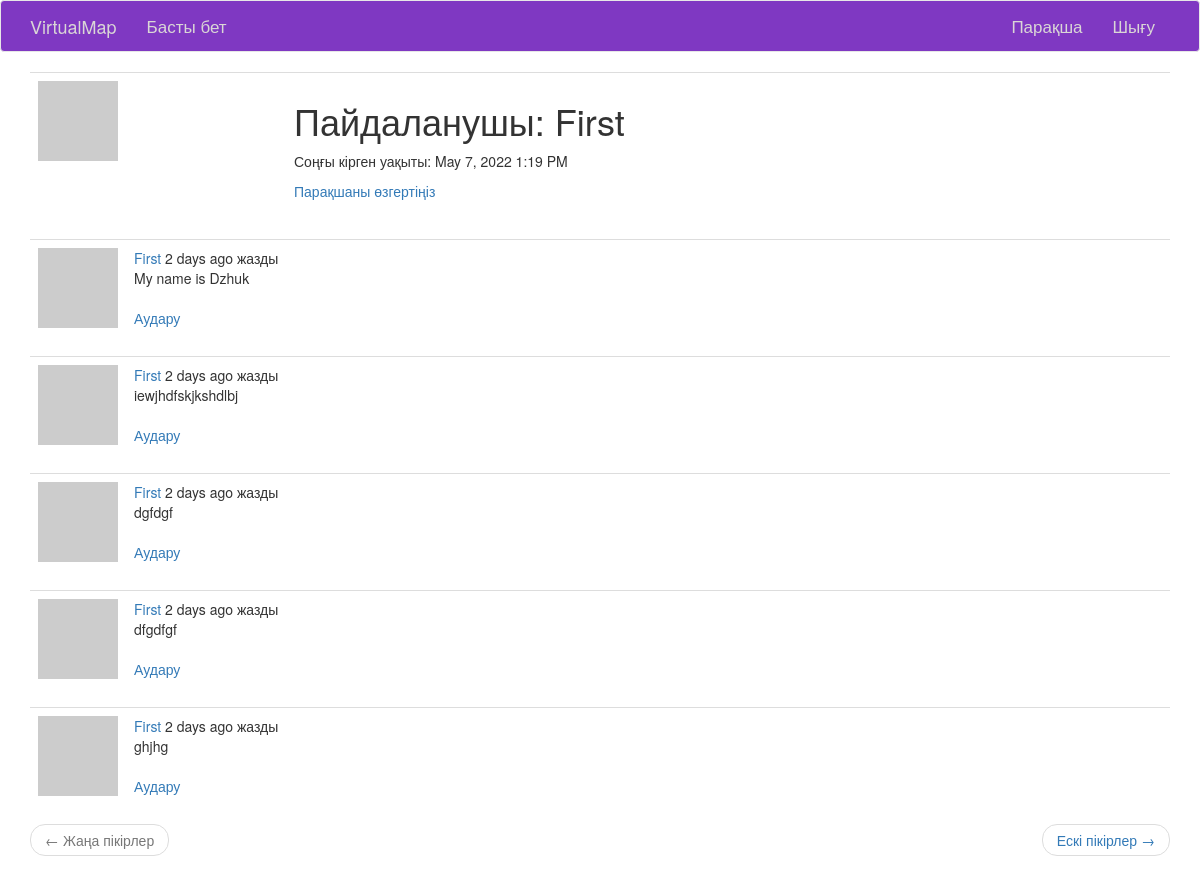
/user/First (signed in), run on an earlier commit of the app's database.
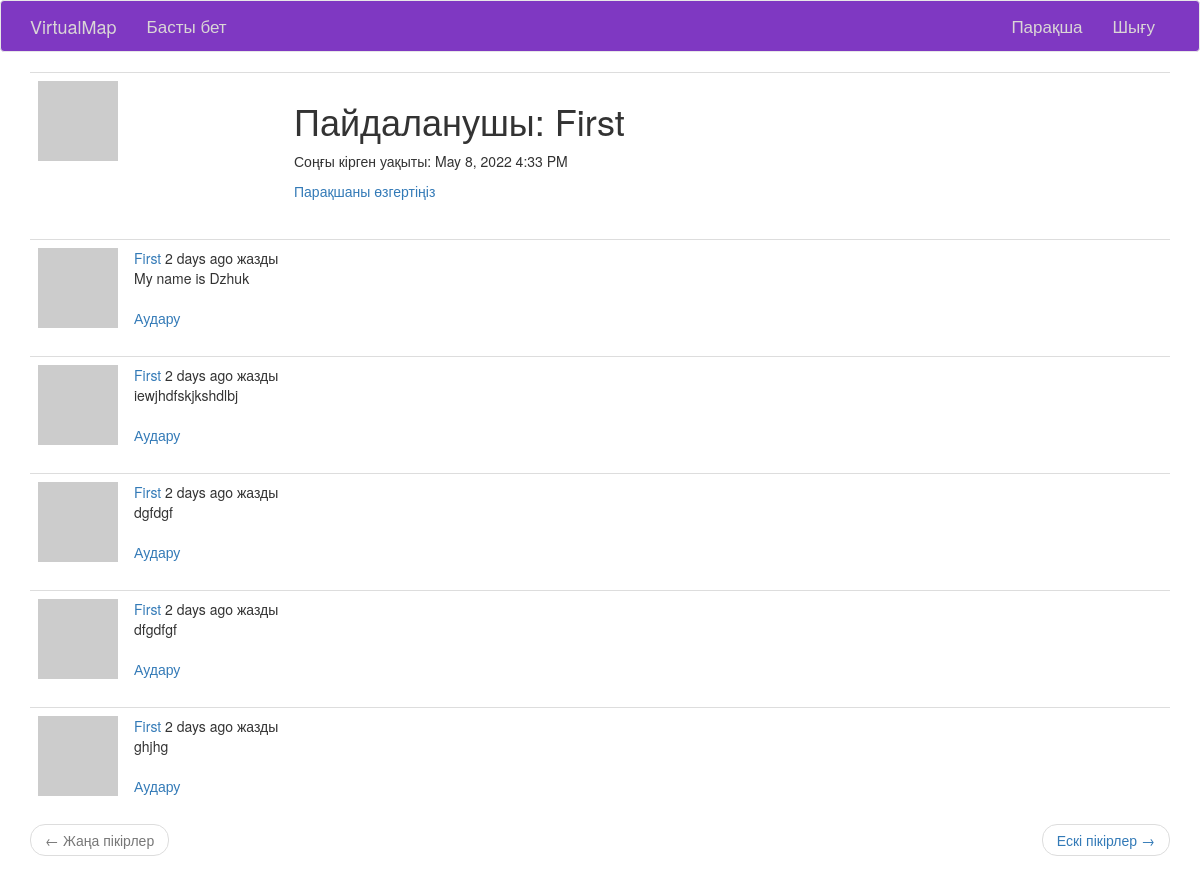
And on a later commit of the database.
### app/models.py (models this page shows, shortened)
class User(UserMixin, db.Model):
    id = db.Column(db.Integer, primary_key=True)
    username = db.Column(db.String(64), index=True, unique=True)
    email = db.Column(db.String(120), index=True, unique=True)
    password_hash = db.Column(db.String(128))
    posts = db.relationship('Post', backref='author', lazy='dynamic')
    about_me = db.Column(db.String(140))
    last_seen = db.Column(db.DateTime, default=datetime.utcnow)
    def avatar(self, size):
        digest = md5(self.email.lower().encode('utf-8')).hexdigest()
        return 'https://www.gravatar.com/avatar/{}?d=identicon&s={}'.format(
            digest, size)

class Post(db.Model):
    id = db.Column(db.Integer, primary_key=True)
    body = db.Column(db.String(140))
    timestamp = db.Column(db.DateTime, index=True, default=datetime.utcnow)
    user_id = db.Column(db.Integer, db.ForeignKey('user.id'))
    area_id = db.Column(db.Integer, db.ForeignKey('area.id'))
    language = db.Column(db.String(5))

### app/main/routes.py (the view)
@blueprint.route('/user/<username>')
@login_required
def user(username):
    user = db.session.query(User).filter(User.username == username).first_or_404()
    page = request.args.get('page', 1, type=int)
    posts = user.posts.order_by(Post.timestamp.desc()).paginate(
        page, current_app.config['POSTS_PER_PAGE'], False)
    next_url = url_for('main.user', username=user.username, page=posts.next_num) \
        if posts.has_next else None
    prev_url = url_for('main.user', username=user.username, page=posts.prev_num) \
        if posts.has_prev else None
    params = {
        "user": user,
        "posts": posts.items,
        'next_url': next_url,
        'prev_url': prev_url
    }
    return render_template('main/user.html', **params)

### app/main/routes.py (called while the page is built)
@blueprint.before_request
def before_request():
    if current_user.is_authenticated:
        current_user.last_seen = datetime.utcnow()
        db.session.commit()
    g.locale = str(get_locale())

### app/models.py (called while the page is built)
@login.user_loader
def load_user(id):
    return User.query.get(int(id))

### app/main/templates/main/user.html (shortened to what this page needs)
{% extends "base.html" %}
{% block app_content %}
    <table class="table table-hover">
        <tr>
            <td width="256px"><img src="{{ user.avatar(256) }}"></td>
            <td>
                <h1>{{ _('Пайдаланушы') }}: {{ user.username }}</h1>
                {% if user.last_seen %}
                <p>{{ _('Соңғы кірген уақыты') }}: {{ moment(user.last_seen).format('LLL') }}</p>
                {% endif %}
                {% if user == current_user %}
                <p><a href="{{ url_for('main.edit_profile') }}">{{ _('Парақшаны өзгертіңіз') }}</a></p>
                {% endif %}
            </td>
        </tr>
    </table>
    {% for post in posts %}
        {% include 'main/_post.html' %}
    {% endfor %}
    {% include 'main/_post_navigation.html' %}
{% endblock %}

### app/templates/base.html (shortened to what this page needs)
{% extends 'bootstrap/base.html' %}
{% block navbar %}
    <nav class="navbar navbar-default">
        <div class="container">
            <div class="navbar-header">
                <a class="navbar-brand" href="{{ url_for('main.index') }}">VirtualMap</a>
            </div>
            <div class="collapse navbar-collapse" id="bs-example-navbar-collapse-1">
                <ul class="nav navbar-nav">
                    <li><a href="{{ url_for('main.index') }}" class="header_elem">{{ _('Басты бет') }}</a></li>
                </ul>
                <ul class="nav navbar-nav navbar-right">
                    {% if current_user.is_anonymous %}
                    <li><a href="{{ url_for('auth.login') }}" class="header_elem">{{ _('Кіру') }}</a></li>
                    {% else %}
                    <li><a href="{{ url_for('main.user', username=current_user.username) }}" class="header_elem">{{ _('Парақша') }}</a></li>
                    <li><a href="{{ url_for('auth.logout') }}" class="header_elem">{{ _('Шығу') }}</a></li>
                    {% endif %}
                </ul>
            </div>
        </div>
    </nav>
{% endblock %}
{% block content %}
    <div class="container">
        {% block app_content %}{% endblock %}
    </div>
{% endblock %}
{% block styles %}
	{{super()}}
	<link rel="stylesheet" href="{{url_for('static', filename='css/style.css')}}">
{% endblock %}

### app/main/templates/main/_post.html (shortened to what this page needs)
<table class="table table-hover">
    <tr>
        <td width="70px">
            <a href="{{ url_for('main.user', username=post.author.username) }}">
                <img src="{{ post.author.avatar(70) }}" />
            </a>
        </td>
        <td>
            {{ _('%(username)s %(when)s жазды',
                username=user_link, when=moment(post.timestamp).fromNow()) }}
            <br>
            <span id="post{{ post.id }}">{{ post.body }}</span>
            {% if post.language and post.language != g.locale %}
            <br><br>
            <span id="translation{{ post.id }}">
                <a href="javascript:translate(
                            '#post{{ post.id }}',
                            '#translation{{ post.id }}',
                            '{{ post.language }}',
                            '{{ g.locale }}');">{{ _('Аудару') }}</a>
            </span>
            {% endif %}
        </td>
    </tr>
</table>

### app/main/templates/main/_post_navigation.html
<nav aria-label="...">
    <ul class="pager">
        <li class="previous{% if not prev_url %} disabled{% endif %}">
            <a href="{{ prev_url or '#' }}">
                <span aria-hidden="true">&larr;</span> {{ _('Жаңа пікірлер') }}
            </a>
        </li>
        <li class="next{% if not next_url %} disabled{% endif %}">
            <a href="{{ next_url or '#' }}">
                {{ _('Ескі пікірлер') }} <span aria-hidden="true">&rarr;</span>
            </a>
        </li>
    </ul>
</nav>

### app/static/css/style.css (style rules this page uses)
.navbar { background-color: rgb(127, 56, 194); }
.navbar-default .navbar-nav>li>a { font-size: 17px; transition-duration: 1s; color: rgb(218, 214, 214); }
.navbar-default .navbar-brand { color: rgb(218, 214, 214); transition-duration: 1s; }

What changed in the data, as far as the page shows it:
changed User "First": last_seen "May 7, 2022 1:19 PM" → "May 8, 2022 4:33 PM"
